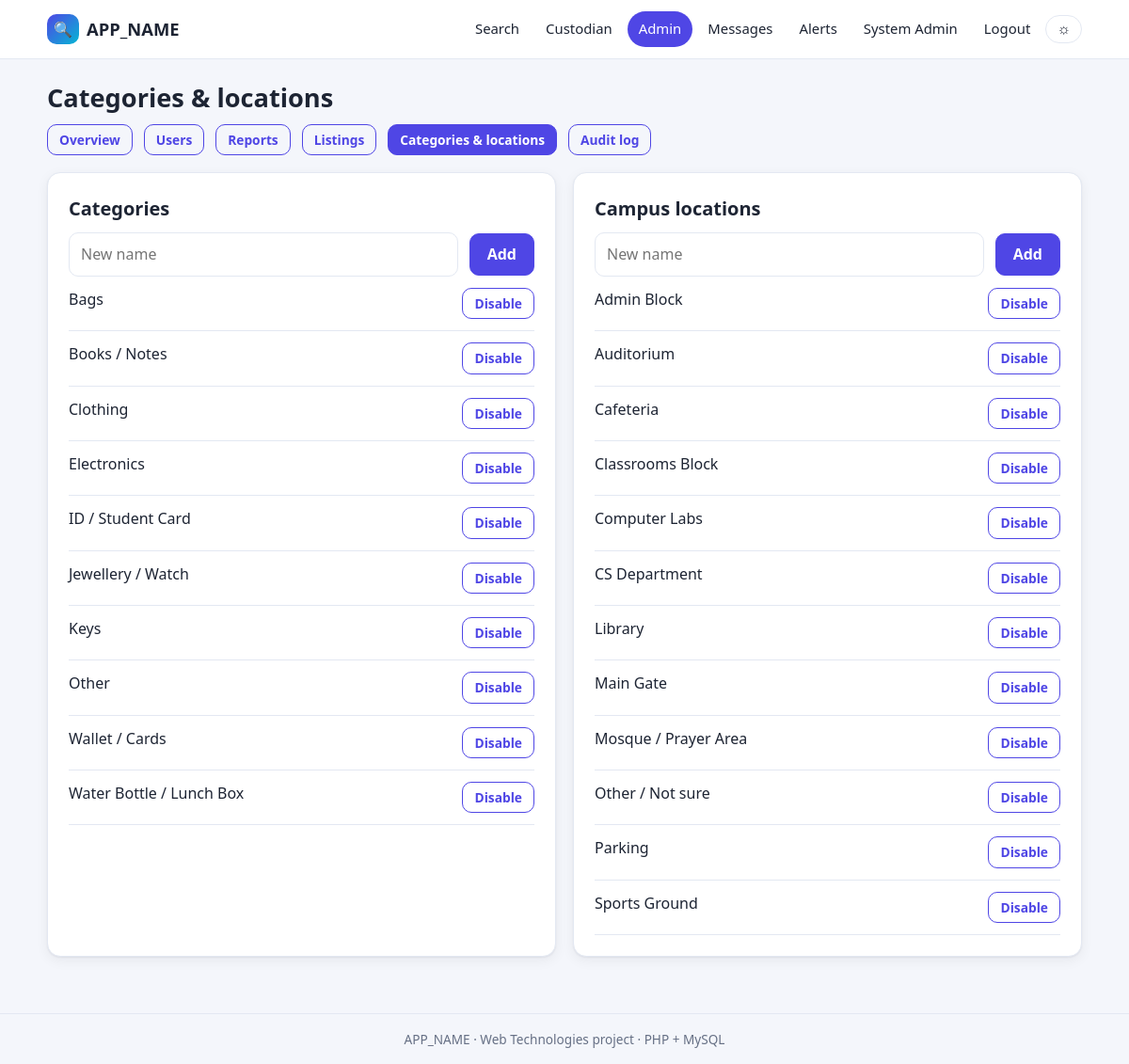
Screenshot of /admin/categories.php (signed in) with the database file from the repository.
### tables this page shows
CREATE TABLE users (
  user_id           INT UNSIGNED AUTO_INCREMENT PRIMARY KEY,
  student_id        VARCHAR(20)  NULL UNIQUE,               
  full_name         VARCHAR(100) NOT NULL,
  email             VARCHAR(150) NOT NULL UNIQUE,           
  password_hash     VARCHAR(255) NOT NULL,
  phone             VARCHAR(20)  NULL,
  role              ENUM('student','custodian','admin') NOT NULL DEFAULT 'student',
  account_status    ENUM('active','suspended','deactivated') NOT NULL DEFAULT 'active',
  suspended_until   DATETIME     NULL,                      
  suspension_reason VARCHAR(255) NULL,
  created_at        DATETIME DEFAULT CURRENT_TIMESTAMP
);

CREATE TABLE categories (
  category_id   INT UNSIGNED AUTO_INCREMENT PRIMARY KEY,
  category_name VARCHAR(60) NOT NULL UNIQUE,
  is_active     TINYINT(1) NOT NULL DEFAULT 1
);

CREATE TABLE campus_locations (
  location_id   INT UNSIGNED AUTO_INCREMENT PRIMARY KEY,
  location_name VARCHAR(80) NOT NULL UNIQUE,
  is_active     TINYINT(1) NOT NULL DEFAULT 1
);

### includes/helpers.php (called while the page is built, shortened)
<?php
function e(?string $value): string
{
    return htmlspecialchars($value ?? '', ENT_QUOTES, 'UTF-8');
}
function base_url(): string
{
    static $base = null;
    if ($base !== null) {
        return $base;
    }
    if (BASE_URL_OVERRIDE !== '') {
        return $base = rtrim(BASE_URL_OVERRIDE, '/');
    }
    return $base = '/campus-lost-found/public';
}
function url(string $path = ''): string
{
    return base_url() . '/' . ltrim($path, '/');
}
function unread_notifications(int $userId): int
{
    $stmt = db()->prepare('SELECT COUNT(*) FROM notifications WHERE user_id = ? AND is_read = 0');
    $stmt->execute([$userId]);
    return (int) $stmt->fetchColumn();
}
function unread_messages(int $userId): int
{
    $stmt = db()->prepare("SELECT COUNT(*) FROM messages WHERE recipient_id = ? AND message_status = 'sent'");
    $stmt->execute([$userId]);
    return (int) $stmt->fetchColumn();
}

### config/database.php (called while the page is built, shortened)
<?php
function db(): PDO
{
    static $pdo = null;
    if ($pdo === null) {
        $dsn = 'mysql:host=' . DB_HOST . ';dbname=' . DB_NAME . ';charset=utf8mb4';
        try {
            $pdo = new PDO($dsn, DB_USER, DB_PASS, [
                PDO::ATTR_ERRMODE            => PDO::ERRMODE_EXCEPTION,
                PDO::ATTR_DEFAULT_FETCH_MODE => PDO::FETCH_ASSOC,
                PDO::ATTR_EMULATE_PREPARES   => false,
                PDO::MYSQL_ATTR_FOUND_ROWS   => true,
                PDO::MYSQL_ATTR_INIT_COMMAND => "SET time_zone = '+05:00'",
            ]);
        } catch (PDOException $e) {
            http_response_code(500);
            exit('<h2>Database connection failed.</h2><p>Is MySQL running in XAMPP and did you import '
               . '<code>database/schema.sql</code>? Check <code>config/config.php</code>.</p>');
        }
    }
    return $pdo;
}

### includes/auth.php (called while the page is built, shortened)
<?php
function isLoggedIn(): bool
{
    return isset($_SESSION['user_id']);
}
function currentUser(): ?array
{
    static $user = false;
    if ($user !== false) {
        return $user;
    }
    $stmt = db()->prepare(
        'SELECT
            user_id, student_id, full_name, email, phone, role, account_status, suspended_until, suspension_reason
        FROM users WHERE user_id = ?'
    );
    $stmt->execute([$_SESSION['user_id']]);
    $row = $stmt->fetch();
    $row['is_suspended'] = $row['account_status'] === 'suspended'
        && ($row['suspended_until'] === null || strtotime($row['suspended_until']) > time());
    return $user = $row;
}
function isStaff(?array $u): bool
{
    if ($u['role'] === 'custodian' || $u['role'] === 'admin') {
        return true;
    }
    return false;
}
function requireLogin(): array
{
    $u = currentUser();
    return $u;
}
function requireRole($roles): array
{
    $u = requireLogin();
    return $u;
}

### public/admin/categories.php (the view, shortened to what this page needs)
<?php
$u   = requireRole('admin');
$pdo = db();
$kinds = [
    'category' => ['categories', 'category_id', 'category_name', 60, 'Categories'],
    'location' => ['campus_locations', 'location_id', 'location_name', 80, 'Campus locations'],
];
page_header('Categories & locations', 'admin');
?>
<h1>Categories &amp; locations</h1>
<?php admin_subnav('categories.php'); ?>
<div class="grid grid-2">
<?php foreach ($kinds as $kind => [$table, $idCol, $nameCol, $max, $title]):
    $rows = $pdo->query("SELECT $idCol AS id, $nameCol AS name, is_active FROM $table ORDER BY $nameCol")->fetchAll(); ?>
    <div class="card">
        <h2><?= e($title) ?></h2>
        <form method="post" class="row" style="flex-wrap:nowrap">
            <input type="text" name="name" maxlength="<?= (int) $max ?>" placeholder="New name" required><button class="btn" type="submit">Add</button>
        </form>
        <?php foreach ($rows as $r): ?>
            <div class="notif">
                <span <?= $r['is_active'] ? '' : 'class="muted"' ?>><?= e($r['name']) ?> <?= $r['is_active'] ? '' : '<span class="badge">inactive</span>' ?></span>
                <form method="post"><?= csrf_field() ?><input type="hidden" name="kind" value="<?= e($kind) ?>"><input type="hidden" name="action" value="toggle"><input type="hidden" name="id" value="<?= (int) $r['id'] ?>">
                    <button class="btn ghost small" type="submit"><?= $r['is_active'] ? 'Disable' : 'Enable' ?></button></form>
            </div>
        <?php endforeach; ?>
    </div>
<?php endforeach; ?>
</div>
<?php page_footer();

### includes/layout.php (shortened to what this page needs)
<?php
function nav_link(string $path, string $label, string $active, string $key, string $extra = ''): string
{
    $cls = $active === $key ? ' class="active"' : '';
    return '<a' . $cls . ' href="' . e(url($path)) . '">' . e($label) . $extra . '</a>';
}
function page_header(string $title, string $active = ''): void
{
    $u = currentUser();
    ?>
<!DOCTYPE html>
<html lang="en">
<head>
    <link rel="stylesheet" href="<?= e(url('assets/css/style.css')) ?>">
</head>
<body>
<header class="topbar">
    <div class="container topbar-inner">
        <a class="brand" href="<?= e(url($u ? 'dashboard.php' : 'index.php')) ?>">
            <span class="brand-mark">&#128269;</span> <?= e(APP_NAME) ?>
        </a>
        <nav class="nav" id="main-nav">
            <?php if ($u): ?>
                <?= nav_link('items/index.php', 'Search', $active, 'search') ?>
                <?php if (isStaff($u)): ?>
                    <?= nav_link('custodian/index.php', 'Custodian', $active, 'custodian') ?>
                <?php endif; ?>
                <?php if ($u['role'] === 'admin'): ?>
                    <?= nav_link('admin/index.php', 'Admin', $active, 'admin') ?>
                <?php endif; ?>
                <?php $um = unread_messages((int) $u['user_id']); $un = unread_notifications((int) $u['user_id']); ?>
                <?= nav_link('messages/inbox.php', 'Messages', $active, 'messages', $um ? ' <span class="pill">' . $um . '</span>' : '') ?>
                <?= nav_link('notifications.php', 'Alerts', $active, 'notifications', $un ? ' <span class="pill">' . $un . '</span>' : '') ?>
                <?= nav_link('profile.php', $u['full_name'], $active, 'profile') ?>
                <a href="<?= e(url('logout.php')) ?>">Logout</a>
            <?php else: ?>
                <?= nav_link('login.php', 'Login', $active, 'login') ?>
                <?= nav_link('register.php', 'Register', $active, 'register') ?>
            <?php endif; ?>
            <button class="theme-toggle" type="button" title="Toggle dark mode" data-theme-toggle>&#9788;</button>
        </nav>
    </div>
</header>
<main class="container">
<?php
}
function page_footer(): void
{
    ?>
</main>
<footer class="footer">
    <div class="container">
        <?= e(APP_NAME) ?> &middot; Web Technologies project &middot; PHP + MySQL
    </div>
</footer>
</body>
</html>
<?php
}
function admin_subnav(string $active): void
{
    $tabs = ['index.php' => 'Overview', 'users.php' => 'Users', 'reports.php' => 'Reports', 'items.php' => 'Listings',
             'categories.php' => 'Categories & locations', 'audit.php' => 'Audit log'];
    echo '<div class="row" style="margin-bottom:18px">';
    foreach ($tabs as $file => $label) {
        $cls = $active === $file ? 'btn small' : 'btn ghost small';
        echo '<a class="' . $cls . '" href="' . e(url('admin/' . $file)) . '">' . e($label) . '</a>';
    }
    echo '</div>';
}

### public/assets/css/style.css (style rules this page uses)
:root { --bg: #f4f6fb; --card: #ffffff; --text: #1d2433; --muted: #667085; --border: #e3e8f2; --primary: #4f46e5; --primary-d: #3d36c4; --accent: #f59e0b; --ok: #16a34a; --warn: #d97706; --bad: #dc2626; --info: #0284c7; --shadow: 0 1px 2px rgba(16, 24, 40, .06), 0 4px 14px rgba(16, 24, 40, .06); --radius: 14px; }
* { box-sizing: border-box; }
html { scroll-behavior: smooth; }
body { margin: 0; font: 16px/1.55 system-ui, -apple-system, "Segoe UI", Roboto, sans-serif; background: var(--bg); color: var(--text); min-height: 100vh; display: flex; flex-direction: column; }
main { flex: 1; padding-top: 24px; padding-bottom: 40px; }
.container { width: min(1100px, 100% - 32px); margin-inline: auto; }
a { color: var(--primary); text-decoration: none; }
h1 { font-size: 1.7rem; margin: 0 0 .4em; line-height: 1.25; }
h2 { font-size: 1.25rem; margin: 1.2em 0 .5em; }
.small { font-size: .88rem; }
.topbar { background: var(--card); border-bottom: 1px solid var(--border); position: sticky; top: 0; z-index: 20; }
.topbar-inner { display: flex; align-items: center; justify-content: space-between; gap: 16px; min-height: 62px; }
.brand { font-weight: 800; font-size: 1.15rem; color: var(--text); display: flex; align-items: center; gap: 8px; }
.brand-mark { background: linear-gradient(135deg, var(--primary), #06b6d4); border-radius: 10px; padding: 4px 7px; font-size: 1rem; }
.nav { display: flex; align-items: center; gap: 4px; flex-wrap: wrap; justify-content: flex-end; }
.nav a { color: var(--text); padding: 7px 12px; border-radius: 999px; font-size: .93rem; }
.nav a.active { background: var(--primary); color: #fff; }
.nav-toggle, .theme-toggle { background: none; border: 1px solid var(--border); color: var(--text); border-radius: 999px; cursor: pointer; padding: 5px 11px; font-size: 1rem; }
.card { background: var(--card); border: 1px solid var(--border); border-radius: var(--radius); padding: 22px; box-shadow: var(--shadow); margin-bottom: 20px; }
.card h2:first-child { margin-top: 0; }
.grid { display: grid; gap: 18px; }
.grid-2 { grid-template-columns: repeat(2, 1fr); }
.row { display: flex; gap: 12px; flex-wrap: wrap; align-items: center; }
.btn, button.btn { display: inline-block; background: var(--primary); color: #fff; border: 1px solid var(--primary); padding: 9px 18px; border-radius: 10px; font: inherit; font-weight: 600; cursor: pointer; }
.btn.ghost { background: transparent; color: var(--primary); }
.btn.small { padding: 5px 12px; font-size: .86rem; }
input[type=text], input[type=email], input[type=password], input[type=date], input[type=datetime-local], input[type=number], input[type=search], select, textarea { width: 100%; padding: 10px 12px; border: 1px solid var(--border); border-radius: 10px; font: inherit; background: var(--card); color: var(--text); }
.notif { display: flex; justify-content: space-between; gap: 14px; padding: 12px 0; border-bottom: 1px solid var(--border); }
.footer { border-top: 1px solid var(--border); padding: 16px 0; color: var(--muted); font-size: .85rem; text-align: center; }

### rows the page displays
users: full_name "System Admin"
categories: category_name "Bags", is_active "Disable"
categories: category_name "Books / Notes", is_active "Disable"
categories: category_name "Clothing", is_active "Disable"
categories: category_name "Electronics", is_active "Disable"
categories: category_name "ID / Student Card", is_active "Disable"
categories: category_name "Jewellery / Watch", is_active "Disable"
categories: category_name "Keys", is_active "Disable"
categories: category_name "Other", is_active "Disable"
categories: category_name "Wallet / Cards", is_active "Disable"
categories: category_name "Water Bottle / Lunch Box", is_active "Disable"
campus_locations: location_name "Admin Block", is_active "Disable"
campus_locations: location_name "Auditorium", is_active "Disable"
campus_locations: location_name "Cafeteria", is_active "Disable"
campus_locations: location_name "Classrooms Block", is_active "Disable"
campus_locations: location_name "Computer Labs", is_active "Disable"
campus_locations: location_name "CS Department", is_active "Disable"
campus_locations: location_name "Library", is_active "Disable"
campus_locations: location_name "Main Gate", is_active "Disable"
campus_locations: location_name "Mosque / Prayer Area", is_active "Disable"
campus_locations: location_name "Other / Not sure", is_active "Disable"
campus_locations: location_name "Parking", is_active "Disable"
campus_locations: location_name "Sports Ground", is_active "Disable"

### other values shown
APP_NAME "APP_NAME"
$label "Search Custodian Admin Messages Alerts"
$label "Overview"
$label "Users"
$label "Reports"
$label "Listings"
$label "Categories & locations"
$label "Audit log"
$title "Categories"
$title "Campus locations"
